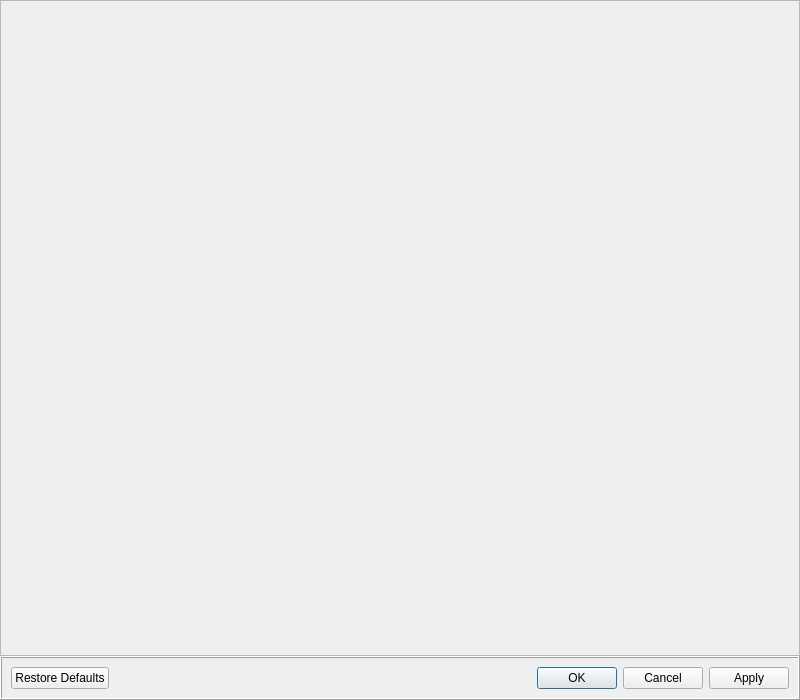
<?xml version="1.0" encoding="UTF-8"?>
<ui version="4.0">
 <class>ShortcutsEditor</class>
 <widget class="QMainWindow" name="ShortcutsEditor">
  <property name="geometry">
   <rect>
    <x>0</x>
    <y>0</y>
    <width>800</width>
    <height>700</height>
   </rect>
  </property>
  <property name="windowTitle">
   <string>编辑快捷键</string>
  </property>
  <widget class="QWidget" name="centralwidget">
   <layout class="QVBoxLayout" name="verticalLayout">
    <property name="spacing">
     <number>0</number>
    </property>
    <property name="leftMargin">
     <number>0</number>
    </property>
    <property name="topMargin">
     <number>0</number>
    </property>
    <property name="rightMargin">
     <number>0</number>
    </property>
    <property name="bottomMargin">
     <number>0</number>
    </property>
    <item>
     <widget class="QScrollArea" name="scrollArea_Shortcuts">
      <property name="sizePolicy">
       <sizepolicy hsizetype="MinimumExpanding" vsizetype="Expanding">
        <horstretch>0</horstretch>
        <verstretch>0</verstretch>
       </sizepolicy>
      </property>
      <property name="frameShadow">
       <enum>QFrame::Plain</enum>
      </property>
      <property name="lineWidth">
       <number>0</number>
      </property>
      <property name="widgetResizable">
       <bool>true</bool>
      </property>
      <widget class="QWidget" name="scrollAreaWidgetContents_Shortcuts">
       <property name="geometry">
        <rect>
         <x>0</x>
         <y>0</y>
         <width>794</width>
         <height>642</height>
        </rect>
       </property>
      </widget>
     </widget>
    </item>
    <item>
     <widget class="QFrame" name="frame">
      <property name="frameShape">
       <enum>QFrame::Box</enum>
      </property>
      <property name="frameShadow">
       <enum>QFrame::Raised</enum>
      </property>
      <layout class="QVBoxLayout" name="verticalLayout_2">
       <item>
        <widget class="QDialogButtonBox" name="buttonBox">
         <property name="standardButtons">
          <set>QDialogButtonBox::Apply|QDialogButtonBox::Cancel|QDialogButtonBox::Ok|QDialogButtonBox::RestoreDefaults</set>
         </property>
         <property name="centerButtons">
          <bool>false</bool>
         </property>
        </widget>
       </item>
      </layout>
     </widget>
    </item>
   </layout>
  </widget>
 </widget>
 <resources/>
 <connections/>
</ui>
